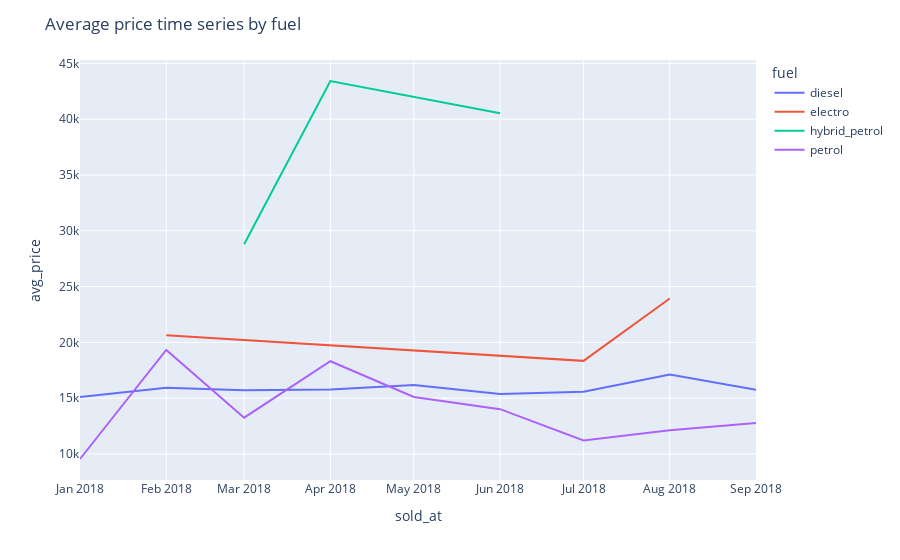
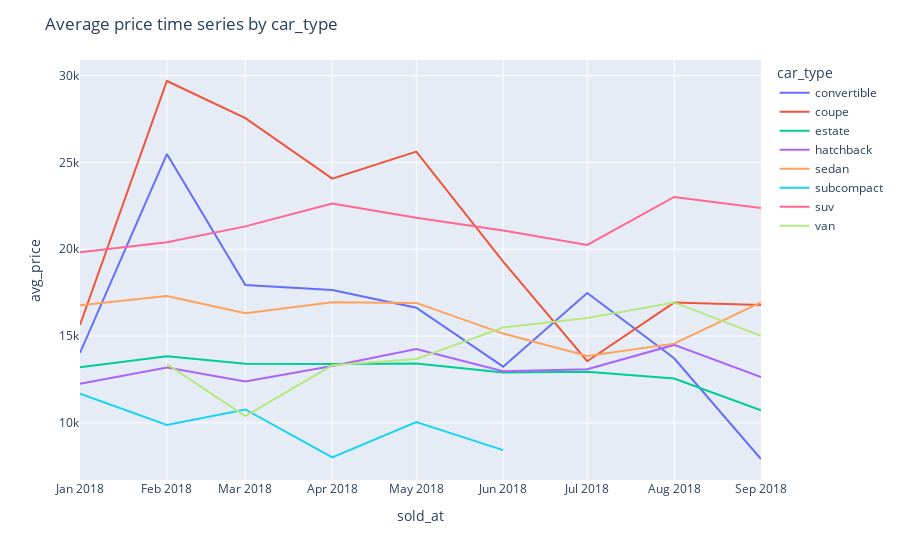
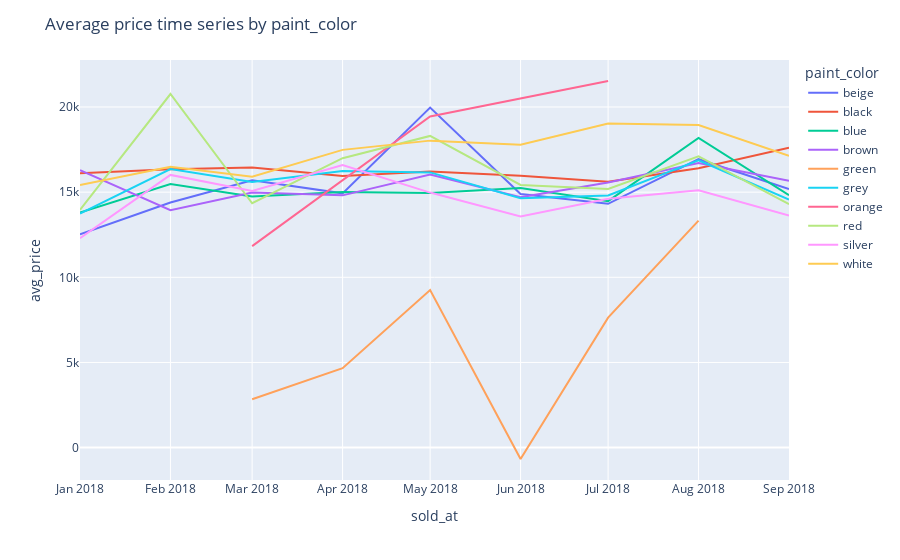

The notebook cell these images were saved under, in order:
### Code cell
plot_avg_target_time_series_by_features(data_q2, small_cardinality_features)

### Figure 1 — Plotly figure (JSON) as saved in the notebook; plotly's stock layout.template omitted (floating-point values rounded to 4 significant figures)
{"data": [{"hovertemplate": "fuel=diesel<br>sold_at=%{x}<br>avg_price=%{y}<extra></extra>", "legendgroup": "diesel", "line": {"color": "#636efa", "dash": "solid"}, "marker": {"symbol": "circle"}, "mode": "lines", "name": "diesel", "orientation": "v", "showlegend": true, "type": "scatter", "x": ["2018-01-01", "2018-02-01", "2018-03-01", "2018-04-01", "2018-05-01", "2018-06-01", "2018-07-01", "2018-08-01", "2018-09-01"], "xaxis": "x", "y": [15110.0, 15920.0, 15700.0, 15790.0, 16180.0, 15370.0, 15570.0, 17120.0, 15750.0], "yaxis": "y"}, {"hovertemplate": "fuel=electro<br>sold_at=%{x}<br>avg_price=%{y}<extra></extra>", "legendgroup": "electro", "line": {"color": "#EF553B", "dash": "solid"}, "marker": {"symbol": "circle"}, "mode": "lines", "name": "electro", "orientation": "v", "showlegend": true, "type": "scatter", "x": ["2018-02-01", "2018-07-01", "2018-08-01"], "xaxis": "x", "y": [20630.0, 18340.0, 23930.0], "yaxis": "y"}, {"hovertemplate": "fuel=hybrid_petrol<br>sold_at=%{x}<br>avg_price=%{y}<extra></extra>", "legendgroup": "hybrid_petrol", "line": {"color": "#00cc96", "dash": "solid"}, "marker": {"symbol": "circle"}, "mode": "lines", "name": "hybrid_petrol", "orientation": "v", "showlegend": true, "type": "scatter", "x": ["2018-03-01", "2018-04-01", "2018-06-01"], "xaxis": "x", "y": [28800.0, 43420.0, 40530.0], "yaxis": "y"}, {"hovertemplate": "fuel=petrol<br>sold_at=%{x}<br>avg_price=%{y}<extra></extra>", "legendgroup": "petrol", "line": {"color": "#ab63fa", "dash": "solid"}, "marker": {"symbol": "circle"}, "mode": "lines", "name": "petrol", "orientation": "v", "showlegend": true, "type": "scatter", "x": ["2018-01-01", "2018-02-01", "2018-03-01", "2018-04-01", "2018-05-01", "2018-06-01", "2018-07-01", "2018-08-01", "2018-09-01"], "xaxis": "x", "y": [9549.0, 19320.0, 13250.0, 18310.0, 15100.0, 14020.0, 11210.0, 12130.0, 12780.0], "yaxis": "y"}], "layout": {"legend": {"title": {"text": "fuel"}, "tracegroupgap": 0}, "margin": {"t": 60}, "title": {"text": "Average price time series by fuel"}, "xaxis": {"anchor": "y", "domain": [0, 1], "title": {"text": "sold_at"}}, "yaxis": {"anchor": "x", "domain": [0, 1], "title": {"text": "avg_price"}}}}

### Figure 2 — Plotly figure (JSON) as saved in the notebook; plotly's stock layout.template omitted (floating-point values rounded to 4 significant figures)
{"data": [{"hovertemplate": "car_type=convertible<br>sold_at=%{x}<br>avg_price=%{y}<extra></extra>", "legendgroup": "convertible", "line": {"color": "#636efa", "dash": "solid"}, "marker": {"symbol": "circle"}, "mode": "lines", "name": "convertible", "orientation": "v", "showlegend": true, "type": "scatter", "x": ["2018-01-01", "2018-02-01", "2018-03-01", "2018-04-01", "2018-05-01", "2018-06-01", "2018-07-01", "2018-08-01", "2018-09-01"], "xaxis": "x", "y": [14030.0, 25480.0, 17940.0, 17650.0, 16630.0, 13240.0, 17480.0, 13720.0, 7917.0], "yaxis": "y"}, {"hovertemplate": "car_type=coupe<br>sold_at=%{x}<br>avg_price=%{y}<extra></extra>", "legendgroup": "coupe", "line": {"color": "#EF553B", "dash": "solid"}, "marker": {"symbol": "circle"}, "mode": "lines", "name": "coupe", "orientation": "v", "showlegend": true, "type": "scatter", "x": ["2018-01-01", "2018-02-01", "2018-03-01", "2018-04-01", "2018-05-01", "2018-06-01", "2018-07-01", "2018-08-01", "2018-09-01"], "xaxis": "x", "y": [15640.0, 29690.0, 27560.0, 24070.0, 25630.0, 19280.0, 13550.0, 16930.0, 16790.0], "yaxis": "y"}, {"hovertemplate": "car_type=estate<br>sold_at=%{x}<br>avg_price=%{y}<extra></extra>", "legendgroup": "estate", "line": {"color": "#00cc96", "dash": "solid"}, "marker": {"symbol": "circle"}, "mode": "lines", "name": "estate", "orientation": "v", "showlegend": true, "type": "scatter", "x": ["2018-01-01", "2018-02-01", "2018-03-01", "2018-04-01", "2018-05-01", "2018-06-01", "2018-07-01", "2018-08-01", "2018-09-01"], "xaxis": "x", "y": [13200.0, 13840.0, 13410.0, 13380.0, 13420.0, 12900.0, 12940.0, 12550.0, 10720.0], "yaxis": "y"}, {"hovertemplate": "car_type=hatchback<br>sold_at=%{x}<br>avg_price=%{y}<extra></extra>", "legendgroup": "hatchback", "line": {"color": "#ab63fa", "dash": "solid"}, "marker": {"symbol": "circle"}, "mode": "lines", "name": "hatchback", "orientation": "v", "showlegend": true, "type": "scatter", "x": ["2018-01-01", "2018-02-01", "2018-03-01", "2018-04-01", "2018-05-01", "2018-06-01", "2018-07-01", "2018-08-01", "2018-09-01"], "xaxis": "x", "y": [12250.0, 13180.0, 12390.0, 13280.0, 14250.0, 12980.0, 13090.0, 14490.0, 12640.0], "yaxis": "y"}, {"hovertemplate": "car_type=sedan<br>sold_at=%{x}<br>avg_price=%{y}<extra></extra>", "legendgroup": "sedan", "line": {"color": "#FFA15A", "dash": "solid"}, "marker": {"symbol": "circle"}, "mode": "lines", "name": "sedan", "orientation": "v", "showlegend": true, "type": "scatter", "x": ["2018-01-01", "2018-02-01", "2018-03-01", "2018-04-01", "2018-05-01", "2018-06-01", "2018-07-01", "2018-08-01", "2018-09-01"], "xaxis": "x", "y": [16780.0, 17300.0, 16320.0, 16950.0, 16910.0, 15140.0, 13850.0, 14560.0, 16940.0], "yaxis": "y"}, {"hovertemplate": "car_type=subcompact<br>sold_at=%{x}<br>avg_price=%{y}<extra></extra>", "legendgroup": "subcompact", "line": {"color": "#19d3f3", "dash": "solid"}, "marker": {"symbol": "circle"}, "mode": "lines", "name": "subcompact", "orientation": "v", "showlegend": true, "type": "scatter", "x": ["2018-01-01", "2018-02-01", "2018-03-01", "2018-04-01", "2018-05-01", "2018-06-01"], "xaxis": "x", "y": [11680.0, 9872.0, 10770.0, 8014.0, 10040.0, 8426.0], "yaxis": "y"}, {"hovertemplate": "car_type=suv<br>sold_at=%{x}<br>avg_price=%{y}<extra></extra>", "legendgroup": "suv", "line": {"color": "#FF6692", "dash": "solid"}, "marker": {"symbol": "circle"}, "mode": "lines", "name": "suv", "orientation": "v", "showlegend": true, "type": "scatter", "x": ["2018-01-01", "2018-02-01", "2018-03-01", "2018-04-01", "2018-05-01", "2018-06-01", "2018-07-01", "2018-08-01", "2018-09-01"], "xaxis": "x", "y": [19830.0, 20400.0, 21320.0, 22630.0, 21810.0, 21080.0, 20250.0, 23010.0, 22380.0], "yaxis": "y"}, {"hovertemplate": "car_type=van<br>sold_at=%{x}<br>avg_price=%{y}<extra></extra>", "legendgroup": "van", "line": {"color": "#B6E880", "dash": "solid"}, "marker": {"symbol": "circle"}, "mode": "lines", "name": "van", "orientation": "v", "showlegend": true, "type": "scatter", "x": ["2018-02-01", "2018-03-01", "2018-04-01", "2018-05-01", "2018-06-01", "2018-07-01", "2018-08-01", "2018-09-01"], "xaxis": "x", "y": [13380.0, 10390.0, 13310.0, 13680.0, 15490.0, 16040.0, 16940.0, 15010.0], "yaxis": "y"}], "layout": {"legend": {"title": {"text": "car_type"}, "tracegroupgap": 0}, "margin": {"t": 60}, "title": {"text": "Average price time series by car_type"}, "xaxis": {"anchor": "y", "domain": [0, 1], "title": {"text": "sold_at"}}, "yaxis": {"anchor": "x", "domain": [0, 1], "title": {"text": "avg_price"}}}}

### Figure 3 — Plotly figure (JSON) as saved in the notebook; plotly's stock layout.template omitted (floating-point values rounded to 4 significant figures)
{"data": [{"hovertemplate": "paint_color=beige<br>sold_at=%{x}<br>avg_price=%{y}<extra></extra>", "legendgroup": "beige", "line": {"color": "#636efa", "dash": "solid"}, "marker": {"symbol": "circle"}, "mode": "lines", "name": "beige", "orientation": "v", "showlegend": true, "type": "scatter", "x": ["2018-01-01", "2018-02-01", "2018-03-01", "2018-04-01", "2018-05-01", "2018-06-01", "2018-07-01", "2018-08-01", "2018-09-01"], "xaxis": "x", "y": [12520.0, 14390.0, 15690.0, 14930.0, 19970.0, 14890.0, 14320.0, 16940.0, 15190.0], "yaxis": "y"}, {"hovertemplate": "paint_color=black<br>sold_at=%{x}<br>avg_price=%{y}<extra></extra>", "legendgroup": "black", "line": {"color": "#EF553B", "dash": "solid"}, "marker": {"symbol": "circle"}, "mode": "lines", "name": "black", "orientation": "v", "showlegend": true, "type": "scatter", "x": ["2018-01-01", "2018-02-01", "2018-03-01", "2018-04-01", "2018-05-01", "2018-06-01", "2018-07-01", "2018-08-01", "2018-09-01"], "xaxis": "x", "y": [16110.0, 16350.0, 16450.0, 15950.0, 16210.0, 15970.0, 15610.0, 16410.0, 17600.0], "yaxis": "y"}, {"hovertemplate": "paint_color=blue<br>sold_at=%{x}<br>avg_price=%{y}<extra></extra>", "legendgroup": "blue", "line": {"color": "#00cc96", "dash": "solid"}, "marker": {"symbol": "circle"}, "mode": "lines", "name": "blue", "orientation": "v", "showlegend": true, "type": "scatter", "x": ["2018-01-01", "2018-02-01", "2018-03-01", "2018-04-01", "2018-05-01", "2018-06-01", "2018-07-01", "2018-08-01", "2018-09-01"], "xaxis": "x", "y": [13800.0, 15470.0, 14750.0, 15000.0, 14950.0, 15240.0, 14470.0, 18190.0, 14820.0], "yaxis": "y"}, {"hovertemplate": "paint_color=brown<br>sold_at=%{x}<br>avg_price=%{y}<extra></extra>", "legendgroup": "brown", "line": {"color": "#ab63fa", "dash": "solid"}, "marker": {"symbol": "circle"}, "mode": "lines", "name": "brown", "orientation": "v", "showlegend": true, "type": "scatter", "x": ["2018-01-01", "2018-02-01", "2018-03-01", "2018-04-01", "2018-05-01", "2018-06-01", "2018-07-01", "2018-08-01", "2018-09-01"], "xaxis": "x", "y": [16290.0, 13940.0, 14970.0, 14810.0, 16040.0, 14700.0, 15570.0, 16710.0, 15660.0], "yaxis": "y"}, {"hovertemplate": "paint_color=green<br>sold_at=%{x}<br>avg_price=%{y}<extra></extra>", "legendgroup": "green", "line": {"color": "#FFA15A", "dash": "solid"}, "marker": {"symbol": "circle"}, "mode": "lines", "name": "green", "orientation": "v", "showlegend": true, "type": "scatter", "x": ["2018-03-01", "2018-04-01", "2018-05-01", "2018-06-01", "2018-07-01", "2018-08-01"], "xaxis": "x", "y": [2843.0, 4667.0, 9257.0, -669.0, 7633.0, 13330.0], "yaxis": "y"}, {"hovertemplate": "paint_color=grey<br>sold_at=%{x}<br>avg_price=%{y}<extra></extra>", "legendgroup": "grey", "line": {"color": "#19d3f3", "dash": "solid"}, "marker": {"symbol": "circle"}, "mode": "lines", "name": "grey", "orientation": "v", "showlegend": true, "type": "scatter", "x": ["2018-01-01", "2018-02-01", "2018-03-01", "2018-04-01", "2018-05-01", "2018-06-01", "2018-07-01", "2018-08-01", "2018-09-01"], "xaxis": "x", "y": [13750.0, 16350.0, 15590.0, 16240.0, 16160.0, 14640.0, 14810.0, 16870.0, 14560.0], "yaxis": "y"}, {"hovertemplate": "paint_color=orange<br>sold_at=%{x}<br>avg_price=%{y}<extra></extra>", "legendgroup": "orange", "line": {"color": "#FF6692", "dash": "solid"}, "marker": {"symbol": "circle"}, "mode": "lines", "name": "orange", "orientation": "v", "showlegend": true, "type": "scatter", "x": ["2018-03-01", "2018-05-01", "2018-07-01"], "xaxis": "x", "y": [11830.0, 19440.0, 21530.0], "yaxis": "y"}, {"hovertemplate": "paint_color=red<br>sold_at=%{x}<br>avg_price=%{y}<extra></extra>", "legendgroup": "red", "line": {"color": "#B6E880", "dash": "solid"}, "marker": {"symbol": "circle"}, "mode": "lines", "name": "red", "orientation": "v", "showlegend": true, "type": "scatter", "x": ["2018-01-01", "2018-02-01", "2018-03-01", "2018-04-01", "2018-05-01", "2018-06-01", "2018-07-01", "2018-08-01", "2018-09-01"], "xaxis": "x", "y": [13970.0, 20760.0, 14350.0, 16990.0, 18300.0, 15420.0, 15180.0, 17100.0, 14290.0], "yaxis": "y"}, {"hovertemplate": "paint_color=silver<br>sold_at=%{x}<br>avg_price=%{y}<extra></extra>", "legendgroup": "silver", "line": {"color": "#FF97FF", "dash": "solid"}, "marker": {"symbol": "circle"}, "mode": "lines", "name": "silver", "orientation": "v", "showlegend": true, "type": "scatter", "x": ["2018-01-01", "2018-02-01", "2018-03-01", "2018-04-01", "2018-05-01", "2018-06-01", "2018-07-01", "2018-08-01", "2018-09-01"], "xaxis": "x", "y": [12300.0, 16010.0, 15060.0, 16600.0, 14980.0, 13580.0, 14620.0, 15110.0, 13620.0], "yaxis": "y"}, {"hovertemplate": "paint_color=white<br>sold_at=%{x}<br>avg_price=%{y}<extra></extra>", "legendgroup": "white", "line": {"color": "#FECB52", "dash": "solid"}, "marker": {"symbol": "circle"}, "mode": "lines", "name": "white", "orientation": "v", "showlegend": true, "type": "scatter", "x": ["2018-01-01", "2018-02-01", "2018-03-01", "2018-04-01", "2018-05-01", "2018-06-01", "2018-07-01", "2018-08-01", "2018-09-01"], "xaxis": "x", "y": [15420.0, 16490.0, 15910.0, 17480.0, 18030.0, 17790.0, 19030.0, 18940.0, 17140.0], "yaxis": "y"}], "layout": {"legend": {"title": {"text": "paint_color"}, "tracegroupgap": 0}, "margin": {"t": 60}, "title": {"text": "Average price time series by paint_color"}, "xaxis": {"anchor": "y", "domain": [0, 1], "title": {"text": "sold_at"}}, "yaxis": {"anchor": "x", "domain": [0, 1], "title": {"text": "avg_price"}}}}
